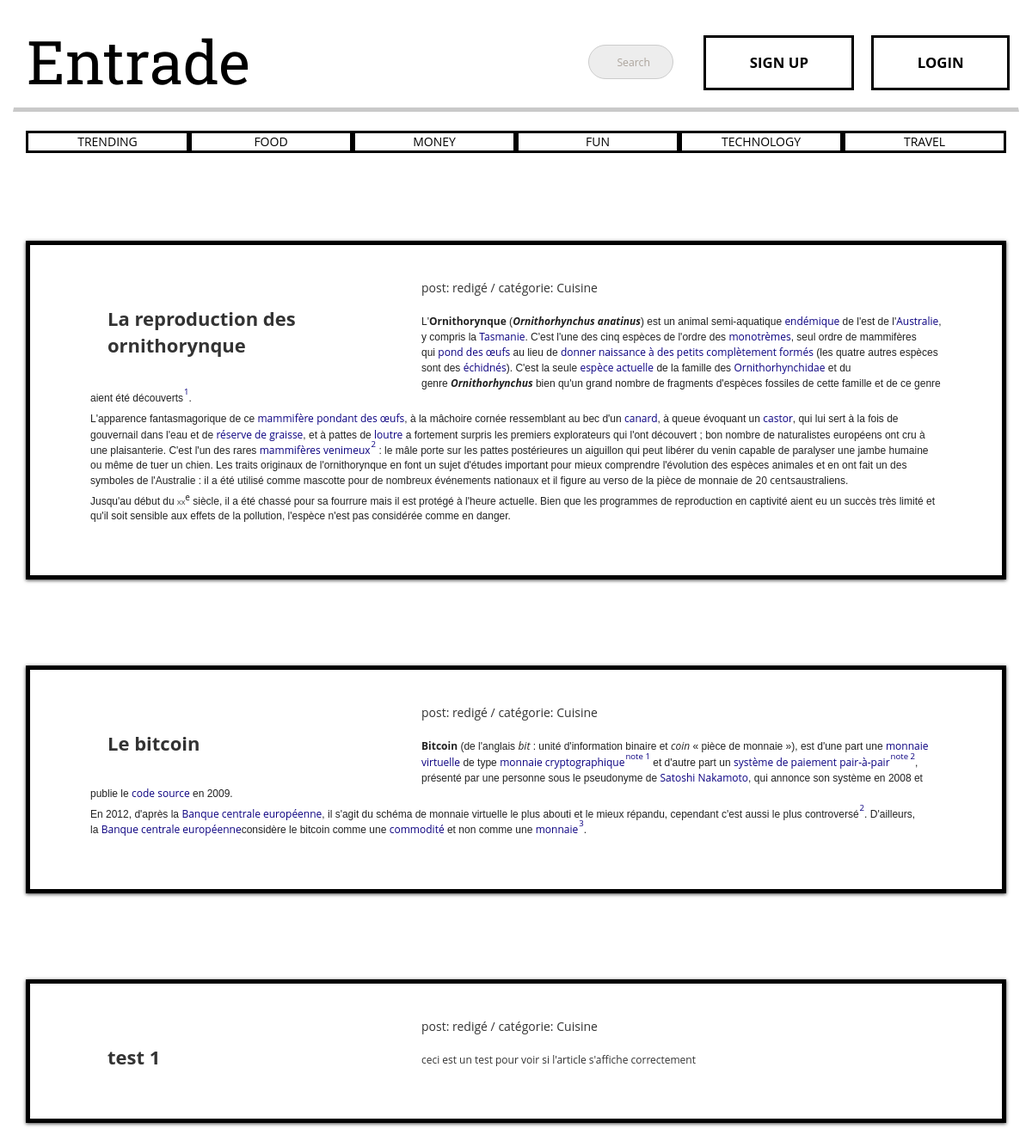
Page /assets/php/main.php on the committed database.
### tables this page shows
CREATE TABLE `t_articles` (
  `ID_ARTICLE` int(11) NOT NULL,
  `titre` varchar(200) NOT NULL,
  `soustitre` varchar(200) DEFAULT NULL,
  `contenu` longtext NOT NULL
);

### assets/php/afficheArticle.php (the view)
<?php
    $bdd = new PDO($_SESSION['host'], $_SESSION['ndcSQL'], $_SESSION['mdpSQL']);
    $req = $bdd->query('SELECT * FROM t_articles');
    while($article = $req->fetch()) {
        $titre = $article['titre'];
        $categorie = 'Cuisine';
        $post = 'redigé';
        $contenu = $article['contenu'];
        echo '
        <div class="article">
            <div class="titre">' . $titre .'</div>
            <div class="status">post: '.$post.' / catégorie: '.$categorie.'</div>
            <div class="contenu">'.$contenu.'</div>
        </div>
        ';
    }
?>

### assets/php/main.php (shortened to what this page needs)
<!DOCTYPE html>
<html lang="en">
<head>
    <link rel="stylesheet" href="https://maxcdn.bootstrapcdn.com/bootstrap/3.3.7/css/bootstrap.min.css"
>
    <link rel="stylesheet" href="../css/style.css">
    <link rel="stylesheet" href="../css/article.css">
    <link href="https://maxcdn.bootstrapcdn.com/font-awesome/4.7.0/css/font-awesome.min.css" rel="stylesheet"
>
    <link rel="stylesheet" href="https://cdnjs.cloudflare.com/ajax/libs/animate.css/3.5.2/animate.min.css">
    <link rel="stylesheet" href="https://anijs.github.io/lib/anicollection/anicollection.css" />
</head>
<body>
    <main class="container">
        <div class="row">
            <header>
                <nav class="navbar">
                    <div class="container-fluid">
                        <div class="navbar-header">
                            <a href="#">
                                Entrade
                            </a>
                        </div>
                        <ul class="nav navbar-nav navbar-right">
                            <li>
                                <input type="search" placeholder="Search">
                            </li>
                            <li style="margin:0px 10px;">
                                <?php
                                    include_once './button/button1.php';
                                ?>
                            </li>
                            <li  style="margin:0px 10px;">
                                <?php
                                    include_once './button/button2.php';
                                ?>
                            </li>
                        </ul>
                    </div>
                </nav>
                <div class="tag col-xs-12">
                    <ul>
                    <a href="">
                        <li class="col-sm-2 col-xs-12 ">TRENDING</li>
                    </a>
                    <a href="">
                        <li class="col-sm-2 col-xs-12 ">FOOD</li>
                    </a>
                    <a href="">
                        <li class="col-sm-2 col-xs-12 ">MONEY</li>
                    </a>
                    <a href="">
                        <li class="col-sm-2 col-xs-12">FUN</li>
                    </a>
                    <a href="">
                        <li class="col-sm-2 col-xs-12">TECHNOLOGY</li>
                    </a>
                    <a href="">
                        <li class="col-sm-2 col-xs-12">TRAVEL</li>
                    </a>
                    </ul>
                </div>
            </header>
        </div>
       <?php
            include_once './afficheArticle.php';
       ?>
    </main>
</body>
</html>

### assets/php/button/button1.php
<?php
    if($_SESSION['login']) {
        echo '<div class="button">
                    <button class="button btn-5 pop-up-button-sign-in" style="margin: 20px auto; width:100%">
                        New Article
                    </button>
            </div>';
    } else {
        echo '<div class="button">
                    <button class="button btn-5 pop-up-button-sign-in" style="margin: 20px auto; width:100%">
                        Sign Up
                    </button>
            </div>';
    }

### assets/php/button/button2.php
<?php
    if($_SESSION['login']) {
        echo '<button class="btn-5" onclick="location.href=`../../index.php`;" style="margin: 20px auto; width:100%">LOGOUT</button>';
    } else {
        echo '<button class="btn-5 pop-up-button" style="margin: 20px auto; width:100%">LOGIN</button>';
    }

### assets/css/style.css (style rules this page uses)
.navbar { border-bottom : 5px solid rgba(0, 0, 0, 0.212); border-radius: 0px; margin-top: 20px; }
.navbar a { color: #000; font-family:'Roboto Slab'; font-size: 5em; }
input { outline: none; }
input[type=search] { -webkit-appearance: textfield; -webkit-box-sizing: content-box; font-family: inherit; font-size: 100%; margin-top: 2em; }
input[type=search] { background: #ededed url(https://static.tumblr.com/ftv85bp/MIXmud4tx/search-icon.png) no-repeat 9px center; border: solid 1px #ccc; padding: 9px 10px 9px 32px; width: 55px; margin: 31px 25px; -webkit-border-radius: 10em; -moz-border-radius: 10em; border-radius: 10em; -webkit-transition: all .5s; -moz-transition: all .5s; transition: all .5s; }
button, button::after { -webkit-transition: all 0.3s; -moz-transition: all 0.3s; -o-transition: all 0.3s; transition: all 0.3s; }
button { background: none; border: 3px solid rgb(0, 0, 0); color: rgb(0, 0, 0); display: block; font-size: 1.2em; font-weight: bold; margin: 1em 1em; padding: 1em 3em; position: relative; text-transform: uppercase; margin: 30px 5px; }
button::before, button::after { background: #fff; content: ''; position: absolute; z-index: -1; }
.btn-5 { overflow: hidden; }
.btn-5::after { height: 100%; left: -35%; top: 0; transform: skew(50deg); transition-duration: 0.6s; transform-origin: top left; width: 0; }
*, *:before, *:after { margin: 0; padding: 0; box-sizing: border-box; font-family: 'Open Sans', sans-serif; }
input::placeholder, textarea::placeholder { color: #aca49c; font-size: 0.875em; }
.tag li { text-decoration: none; text-align: center; border: solid 3px black; display: inline; color: #000; margin: 2px auto; }
.tag li::before, .tag li::after { background: #fff; content: ''; position: absolute; z-index: -1; }
.tag li { overflow: hidden; }
.tag li::after { height: 100%; left: -35%; top: 0; transform: skew(50deg); transition-duration: 0.6s; transform-origin: top left; width: 0; }
.tag a { text-decoration: none; }

### assets/css/article.css (style rules this page uses)
.article { margin: 100px auto; border: 5px solid black; box-shadow: 0 1px 4px 0 rgba(0, 0, 0, 0.75); transition: all 0.2s cubic-bezier(0.12, 0.13, 0.14, 0.15); background-color: white; padding: 40px; }
.titre { width: 30%; height: auto; font-size: 22px; font-weight: bold; float: left; margin: 30px 50px; }
.contenu { margin: 20px 30px; font-size: 12px; }

### rows in the picture
t_articles: titre "La reproduction des ornithorynque", post "redigé", categorie "Cuisine", contenu "L' Ornithorynque ( Ornithorhynchus anatinus ) est un animal semi-aquatique endémique de l'est de l' Australie , y compris la Tasmanie . C'est l'une des cinq espèces de l'ordre des monotrèmes , seul ordre de mammifères qui pond des œufs au lieu de donner naissance à des petits complètement formés (les quatre autres espèces sont des échidnés ). C'est la seule espèce actuelle de la famille des Ornithorhynchidae et du genre Ornithorhynchus bien qu'un grand nombre de fragments d'espèces fossiles de cette famille et de ce genre aient été découverts 1 . L'apparence fantasmagorique de ce mammifère pondant des œufs , à la mâchoire cornée ressemblant au bec d'un canard , à queue évoquant un castor ,…"
t_articles: titre "Le bitcoin", post "redigé", categorie "Cuisine", contenu "Bitcoin (de l'anglais bit : unité d'information binaire et coin « pièce de monnaie »), est d'une part une monnaie virtuelle de type monnaie cryptographique note 1 et d'autre part un système de paiement pair-à-pair note 2 , présenté par une personne sous le pseudonyme de Satoshi Nakamoto , qui annonce son système en 2008 et publie le code source en 2009. En 2012, d'après la Banque centrale européenne , il s'agit du schéma de monnaie virtuelle le plus abouti et le mieux répandu, cependant c'est aussi le plus controversé 2 . D'ailleurs, la Banque centrale européenne considère le bitcoin comme une commodité et non comme une monnaie 3 ."
t_articles: titre "test 1", post "redigé", categorie "Cuisine", contenu "ceci est un test pour voir si l'article s'affiche correctement"
